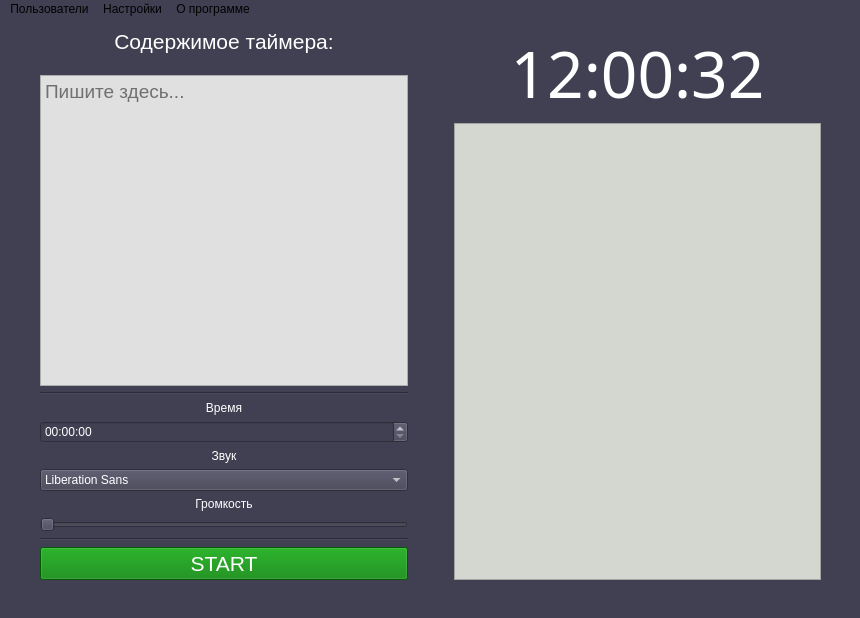
<?xml version="1.0" encoding="UTF-8"?>
<ui version="4.0">
 <class>MainWindow</class>
 <widget class="QMainWindow" name="MainWindow">
  <property name="geometry">
   <rect>
    <x>0</x>
    <y>0</y>
    <width>860</width>
    <height>618</height>
   </rect>
  </property>
  <property name="minimumSize">
   <size>
    <width>860</width>
    <height>618</height>
   </size>
  </property>
  <property name="maximumSize">
   <size>
    <width>860</width>
    <height>618</height>
   </size>
  </property>
  <property name="windowTitle">
   <string>TimeTracker v.1.0</string>
  </property>
  <property name="windowIcon">
   <iconset>
    <normaloff>../images/icon.png</normaloff>../images/icon.png</iconset>
  </property>
  <property name="autoFillBackground">
   <bool>false</bool>
  </property>
  <property name="styleSheet">
   <string notr="true">background-color: #414053;</string>
  </property>
  <property name="documentMode">
   <bool>false</bool>
  </property>
  <property name="unifiedTitleAndToolBarOnMac">
   <bool>true</bool>
  </property>
  <widget class="QWidget" name="centralwidget">
   <property name="styleSheet">
    <string notr="true"/>
   </property>
   <widget class="QWidget" name="horizontalLayoutWidget_2">
    <property name="geometry">
     <rect>
      <x>40</x>
      <y>10</y>
      <width>781</width>
      <height>551</height>
     </rect>
    </property>
    <layout class="QHBoxLayout" name="horizontalLayout_2">
     <item>
      <layout class="QHBoxLayout" name="horizontalLayout">
       <item>
        <layout class="QVBoxLayout" name="verticalLayout">
         <item>
          <widget class="QLabel" name="timerInnerLabel">
           <property name="font">
            <font>
             <pointsize>16</pointsize>
            </font>
           </property>
           <property name="styleSheet">
            <string notr="true">color:white;</string>
           </property>
           <property name="text">
            <string>Содержимое таймера:</string>
           </property>
           <property name="textFormat">
            <enum>Qt::PlainText</enum>
           </property>
           <property name="alignment">
            <set>Qt::AlignCenter</set>
           </property>
          </widget>
         </item>
         <item>
          <spacer name="verticalSpacer">
           <property name="orientation">
            <enum>Qt::Vertical</enum>
           </property>
           <property name="sizeType">
            <enum>QSizePolicy::Fixed</enum>
           </property>
           <property name="sizeHint" stdset="0">
            <size>
             <width>20</width>
             <height>15</height>
            </size>
           </property>
          </spacer>
         </item>
         <item>
          <widget class="QTextEdit" name="timerText">
           <property name="font">
            <font>
             <pointsize>14</pointsize>
            </font>
           </property>
           <property name="cursor" stdset="0">
            <cursorShape>IBeamCursor</cursorShape>
           </property>
           <property name="focusPolicy">
            <enum>Qt::ClickFocus</enum>
           </property>
           <property name="toolTipDuration">
            <number>-6</number>
           </property>
           <property name="styleSheet">
            <string notr="true">background-color: #E0E0E0; color: black; </string>
           </property>
           <property name="placeholderText">
            <string>Пишите здесь...</string>
           </property>
          </widget>
         </item>
         <item>
          <widget class="Line" name="line_2">
           <property name="orientation">
            <enum>Qt::Horizontal</enum>
           </property>
          </widget>
         </item>
         <item>
          <widget class="QLabel" name="timeLabel">
           <property name="styleSheet">
            <string notr="true">color:white;</string>
           </property>
           <property name="text">
            <string>Время</string>
           </property>
           <property name="alignment">
            <set>Qt::AlignCenter</set>
           </property>
          </widget>
         </item>
         <item>
          <widget class="QTimeEdit" name="setTime">
           <property name="cursor">
            <cursorShape>IBeamCursor</cursorShape>
           </property>
           <property name="styleSheet">
            <string notr="true">color:white;</string>
           </property>
          </widget>
         </item>
         <item>
          <widget class="QLabel" name="soundLabel">
           <property name="styleSheet">
            <string notr="true">color:white;</string>
           </property>
           <property name="text">
            <string>Звук</string>
           </property>
           <property name="textFormat">
            <enum>Qt::AutoText</enum>
           </property>
           <property name="alignment">
            <set>Qt::AlignCenter</set>
           </property>
          </widget>
         </item>
         <item>
          <widget class="QFontComboBox" name="selectSignal">
           <property name="cursor">
            <cursorShape>PointingHandCursor</cursorShape>
           </property>
           <property name="styleSheet">
            <string notr="true">color:white;</string>
           </property>
           <property name="editable">
            <bool>false</bool>
           </property>
          </widget>
         </item>
         <item>
          <widget class="QLabel" name="volumeLabel">
           <property name="layoutDirection">
            <enum>Qt::LeftToRight</enum>
           </property>
           <property name="styleSheet">
            <string notr="true">color:white;</string>
           </property>
           <property name="text">
            <string>Громкость</string>
           </property>
           <property name="alignment">
            <set>Qt::AlignCenter</set>
           </property>
          </widget>
         </item>
         <item>
          <widget class="QSlider" name="volume">
           <property name="cursor">
            <cursorShape>PointingHandCursor</cursorShape>
           </property>
           <property name="styleSheet">
            <string notr="true"/>
           </property>
           <property name="minimum">
            <number>0</number>
           </property>
           <property name="maximum">
            <number>100</number>
           </property>
           <property name="pageStep">
            <number>1</number>
           </property>
           <property name="orientation">
            <enum>Qt::Horizontal</enum>
           </property>
           <property name="invertedAppearance">
            <bool>false</bool>
           </property>
           <property name="invertedControls">
            <bool>false</bool>
           </property>
          </widget>
         </item>
         <item>
          <widget class="Line" name="line">
           <property name="orientation">
            <enum>Qt::Horizontal</enum>
           </property>
          </widget>
         </item>
         <item>
          <widget class="QPushButton" name="startButton">
           <property name="sizePolicy">
            <sizepolicy hsizetype="Minimum" vsizetype="Maximum">
             <horstretch>0</horstretch>
             <verstretch>0</verstretch>
            </sizepolicy>
           </property>
           <property name="font">
            <font>
             <pointsize>16</pointsize>
            </font>
           </property>
           <property name="cursor">
            <cursorShape>PointingHandCursor</cursorShape>
           </property>
           <property name="toolTipDuration">
            <number>-4</number>
           </property>
           <property name="styleSheet">
            <string notr="true">background-color: green; color: white;</string>
           </property>
           <property name="text">
            <string>START</string>
           </property>
           <property name="default">
            <bool>false</bool>
           </property>
          </widget>
         </item>
        </layout>
       </item>
      </layout>
     </item>
     <item>
      <spacer name="horizontalSpacer">
       <property name="orientation">
        <enum>Qt::Horizontal</enum>
       </property>
       <property name="sizeType">
        <enum>QSizePolicy::Maximum</enum>
       </property>
       <property name="sizeHint" stdset="0">
        <size>
         <width>40</width>
         <height>20</height>
        </size>
       </property>
      </spacer>
     </item>
     <item>
      <layout class="QVBoxLayout" name="verticalLayout_2">
       <item>
        <widget class="QLabel" name="timer">
         <property name="font">
          <font>
           <family>Hack</family>
           <pointsize>48</pointsize>
          </font>
         </property>
         <property name="styleSheet">
          <string notr="true">color:white;</string>
         </property>
         <property name="text">
          <string>12:00:32</string>
         </property>
         <property name="alignment">
          <set>Qt::AlignCenter</set>
         </property>
        </widget>
       </item>
       <item>
        <widget class="QTableView" name="tableUserData">
         <property name="font">
          <font>
           <pointsize>14</pointsize>
          </font>
         </property>
         <property name="styleSheet">
          <string notr="true">background-color:rgb(211, 215, 207); color: black;</string>
         </property>
         <property name="sortingEnabled">
          <bool>true</bool>
         </property>
        </widget>
       </item>
      </layout>
     </item>
    </layout>
   </widget>
  </widget>
  <widget class="QMenuBar" name="menubar">
   <property name="geometry">
    <rect>
     <x>0</x>
     <y>0</y>
     <width>860</width>
     <height>29</height>
    </rect>
   </property>
   <property name="styleSheet">
    <string notr="true">color: white;

QMenu {
    background-color: rgb(190, 206, 221); /* sets background of the menu */
    border: 1px solid black;
}

</string>
   </property>
   <widget class="QMenu" name="users">
    <property name="title">
     <string>Пользователи</string>
    </property>
    <addaction name="separator"/>
    <addaction name="new_user"/>
    <addaction name="separator"/>
    <addaction name="select_user"/>
    <addaction name="separator"/>
    <addaction name="exit"/>
   </widget>
   <widget class="QMenu" name="menu_2">
    <property name="title">
     <string>Настройки</string>
    </property>
    <addaction name="action"/>
    <addaction name="action_2"/>
    <addaction name="action_3"/>
   </widget>
   <widget class="QMenu" name="menu_3">
    <property name="title">
     <string>О программе</string>
    </property>
   </widget>
   <addaction name="users"/>
   <addaction name="menu_2"/>
   <addaction name="menu_3"/>
  </widget>
  <widget class="QStatusBar" name="statusbar"/>
  <action name="new_user">
   <property name="text">
    <string>Новый пользователь</string>
   </property>
  </action>
  <action name="select_user">
   <property name="text">
    <string>Выбрать пользователя</string>
   </property>
  </action>
  <action name="exit">
   <property name="text">
    <string>Выход</string>
   </property>
  </action>
  <action name="action">
   <property name="text">
    <string>Вид</string>
   </property>
  </action>
  <action name="action_2">
   <property name="text">
    <string>Язык</string>
   </property>
  </action>
  <action name="action_3">
   <property name="text">
    <string>Дополнительно</string>
   </property>
  </action>
 </widget>
 <resources/>
 <connections/>
</ui>
